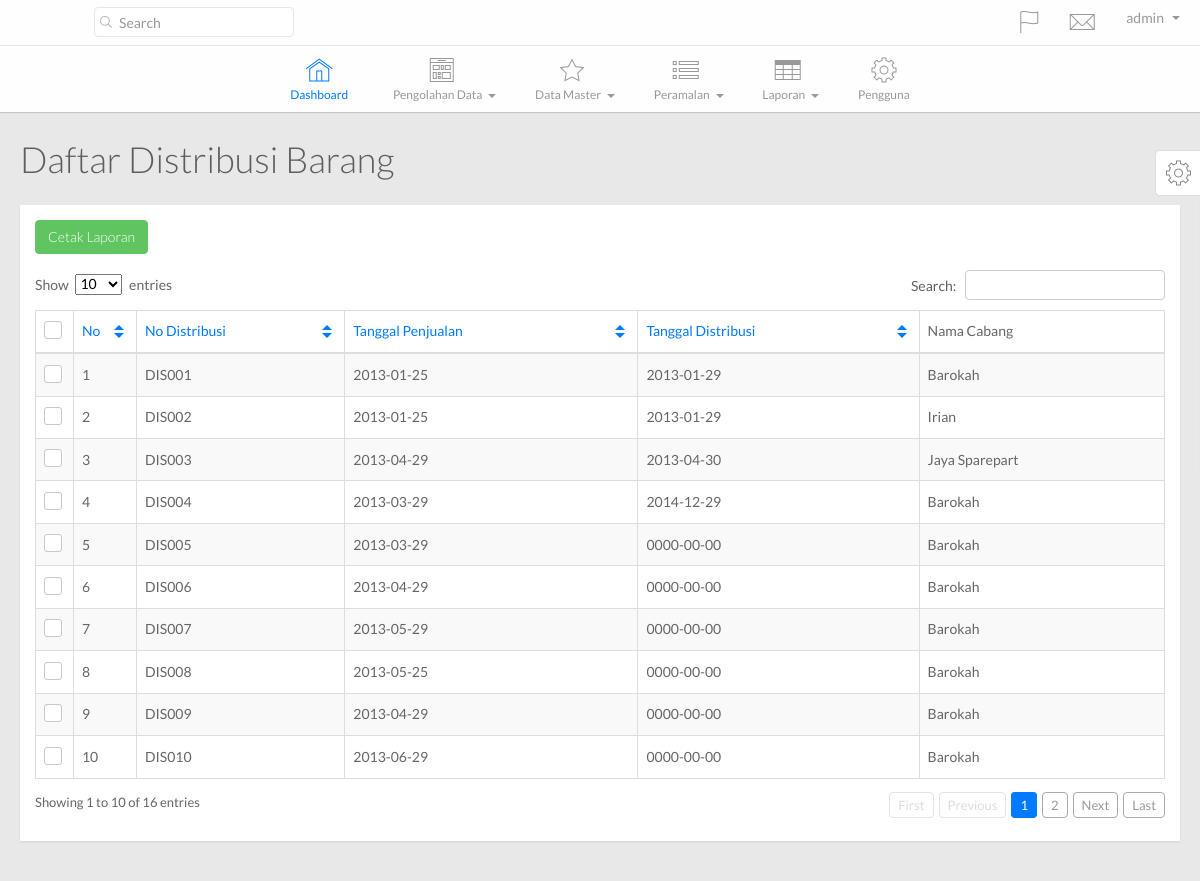
The page /main.php?hal=lap_distribusi (signed in) on the database as committed earlier.
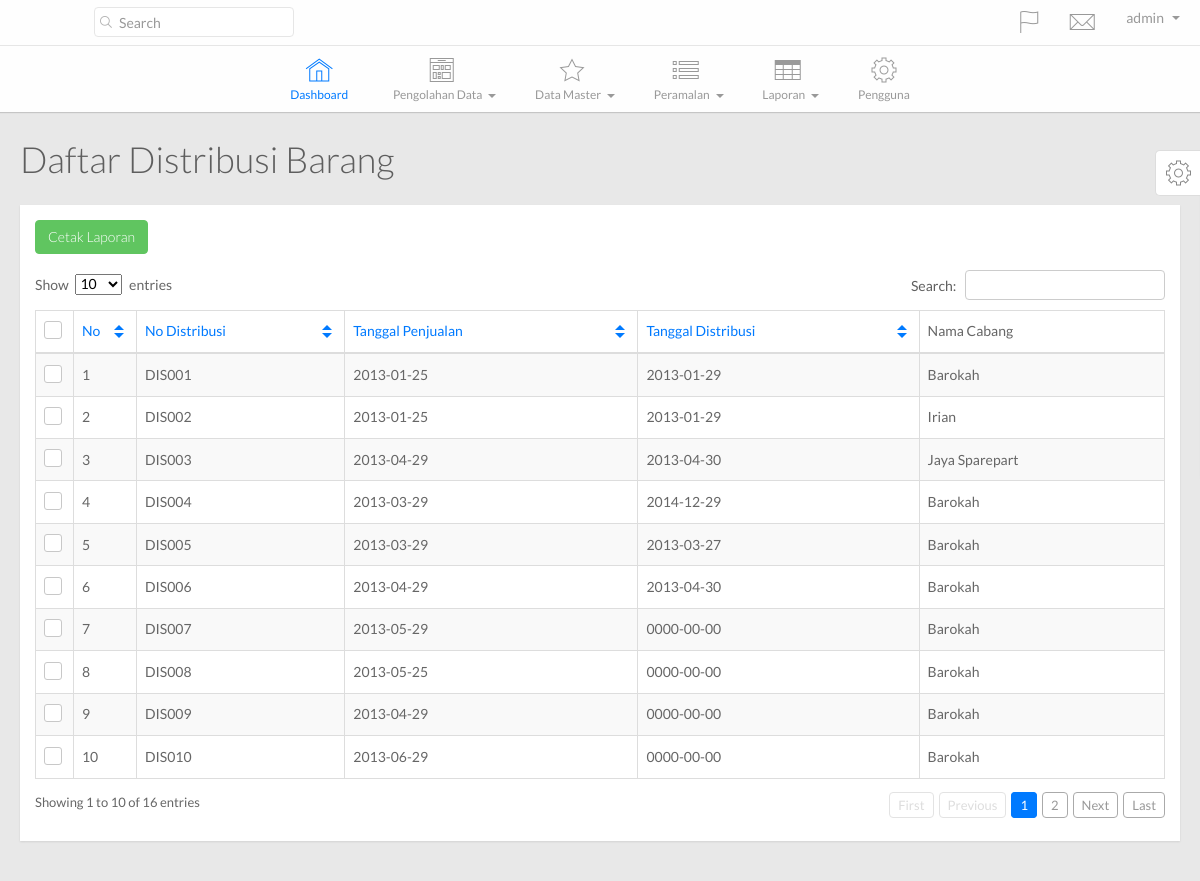
The same page on the database as committed later.
### tables this page shows
CREATE TABLE IF NOT EXISTS `tb_distribusi_brg` (
  `id_distribusi` varchar(20) NOT NULL,
  `kode_cabang` varchar(30) NOT NULL,
  `tgl_jual` date NOT NULL DEFAULT '0000-00-00',
  `tgl_distribusi` date NOT NULL DEFAULT '0000-00-00',
  `status` tinyint(3) NOT NULL,
  PRIMARY KEY (`id_distribusi`),
  KEY `kode_cabang` (`kode_cabang`)
);

CREATE TABLE IF NOT EXISTS `tb_cabang` (
  `kode_cabang` varchar(30) NOT NULL,
  `nama_cabang` varchar(75) NOT NULL,
  `alamat_cabang` varchar(200) NOT NULL,
  `telepon_cabang` varchar(20) NOT NULL,
  `kode_admin` varchar(35) NOT NULL,
  PRIMARY KEY (`kode_cabang`),
  KEY `kode_admin` (`kode_admin`)
);

### config/SimplePDO.php (called while the page is built, shortened)
<?php
class SimplePDO {
    private $pdo = null;
    static $inst = null;
    static $settings = array(
        'host' => '',
        'user' => '',
        'password' => '',
        'database' => '',
        'results' => 'object',
        'charset' => 'utf8'
    );
    public function __construct()
    {
        $fetch_mode = ( self::$settings["results"] == 'object' ) ? PDO::FETCH_OBJ : PDO::FETCH_ASSOC;
        $options = array(
            PDO::ATTR_DEFAULT_FETCH_MODE => $fetch_mode,
            PDO::ATTR_ERRMODE => PDO::ERRMODE_EXCEPTION,
            PDO::MYSQL_ATTR_INIT_COMMAND => "SET NAMES ".self::$settings["charset"],
            PDO::ATTR_EMULATE_PREPARES => false
        );
        $dsn = 'mysql:dbname='.self::$settings["database"].';host='.self::$settings["host"].';charset='.self::$settings["charset"];
        try {
            $this->pdo = new PDO( $dsn, self::$settings["user"], self::$settings["password"], $options );
        } catch( PDOException $e ) {
            trigger_error( $e->getMessage() );
        }
    }
    public function query( $query, $bindings = array(), $internal_call = false )
    {
        try {
            $this->c_query = $this->pdo->prepare( $query );
            if( empty( $bindings ) )
            {
                $this->c_query->execute();
            }
            else
            {
                $this->c_query->execute( (array)$bindings );
            }
            if( $internal_call === true )
            {
                return $this->c_query;
            }
            elseif( $this->c_query && $this->lastid() )
            {
                return $this->lastid();
            }
            else
            {
                return false;
            }
        } catch( PDOException $e ) {
            trigger_error( $e->getMessage() );
        }
    }
    public function get_results( $query, $bindings = array() )
    {
        $this->c_query = $this->query( $query, $bindings, true );
        if( $this->c_query )
        {
            return $this->c_query->fetchAll();
        }
        else
        {
            return false;
        }
    }
    static function getInstance()
    {
        if( self::$inst == null )
        {
            self::$inst = new SimplePDO();
        }
        return self::$inst;
    }
    static function set_options( $array = array() )
    {
        if( !empty( $array ) )
        {
            foreach( $array as $k => $v )
            {
                if( isset( self::$settings[$k] ) )
                {
                    self::$settings[$k] = $v;
                }
            }
        }
    }
}

### template/lap_distribusi.php (the view)
<?php $database = SimplePDO::getInstance();
      $query = $database->get_results("SELECT * FROM tb_distribusi_brg tp JOIN tb_cabang tc ON tc.kode_cabang=tp.kode_cabang");?>
        <div class="page-title">
          <h1>
            Daftar Distribusi Barang
          </h1>
        </div>
        <div class="row">
          <div class="col-lg-12">
            <div class="widget-container fluid-height clearfix">
              <div class="heading">
              	<a class="btn btn-success" href="#" target="_blank">Cetak Laporan</a>
              </div>
              <div class="widget-content padded clearfix">
                <table class="table table-bordered table-striped" id="dataTable1">
                  <thead>
                    <th class="check-header hidden-xs">
                      <label><input id="checkAll" name="checkAll" type="checkbox"/><span></span></label>
                    </th>
                    <th>
                      No
                    </th>
                    <th>
                      No Distribusi
                    </th>
                    <th class="hidden-xs">
                      Tanggal Penjualan
                    </th>
                    <th class="hidden-xs">
                      Tanggal Distribusi
                    </th>
                    <th class="hidden-xs">
                      Nama Cabang
                    </th>
                  </thead>
                  <tbody>
             <?php $i = 1; foreach($query as $row){?>
                    <tr>
                      <td class="check hidden-xs">
                        <label><input name="optionsRadios1" type="checkbox" value="<?php echo $row->id_distribusi;?>"><span></span></label>
                      </td>
                      <td>
                          <?php echo $i;?>
                      </td>
                      <td class="hidden-xs">
                        <?php echo $row->id_distribusi;?>
                      </td>
                      <td class="hidden-xs">
                        <?php echo $row->tgl_jual;?>
                      </td>
                      <td class="hidden-xs">
                        <?php echo $row->tgl_distribusi;?>
                      </td>
                      <td class="hidden-xs">
                        <?php echo $row->nama_cabang;?>
                      </td>
                    </tr>
              <?php $i++; }?>
                  </tbody>
                </table>
              </div>
            </div>
          </div>
        </div>

Rows that differ between the two databases and show on the page:
changed tb_distribusi_brg "DIS005": tgl_distribusi "0000-00-00" → "2013-03-27"
changed tb_distribusi_brg "DIS006": tgl_distribusi "0000-00-00" → "2013-04-30"
